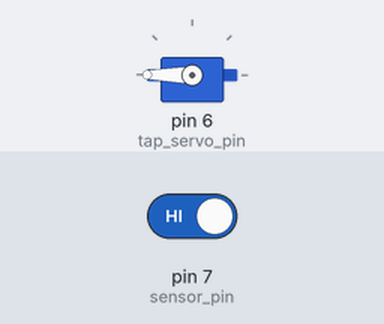
Simulated run of this sketch. Board: Arduino Uno, built with avr-gcc and run on an emulated ATmega328P. On the bench: servo. Inputs (shaded band) come from the test bench; at power-on: pin 7 (sensor_pin) HIGH.

Above: at 1.2 s.
1.3 s: pin 7 (sensor_pin) driven LOW
At 2.2 s:
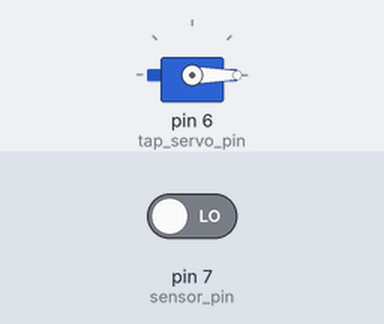
2.8 s: pin 7 (sensor_pin) driven HIGH
At 3.4 s:
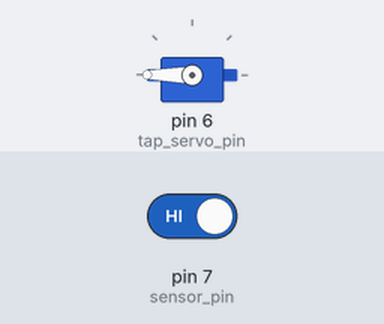
Timing chart, 0 to 5.8 s (numbered marks = the images above; inputs shaded):
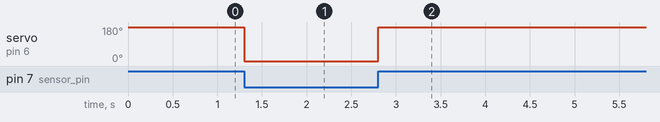

Measured:
- after the input at 1.3 s, servo on pin 6 (tap_servo_pin): 180° → 0° at once
- after the input at 2.8 s, servo on pin 6 (tap_servo_pin): 0° → 180° at once

The sketch:

automatic_tap.ino
```cpp
#include<Servo.h>
 Servo tap_servo;
 int sensor_pin=7;
 int tap_servo_pin=6;
 int val;


void setup() {
  pinMode(sensor_pin,INPUT);
  tap_servo.attach(tap_servo_pin);

}

void loop() {
  val=digitalRead(sensor_pin);
  if(val==0)
  {tap_servo.write(0);
    }
  if(val==1)
  {tap_servo.write(180);
    }


}
```
